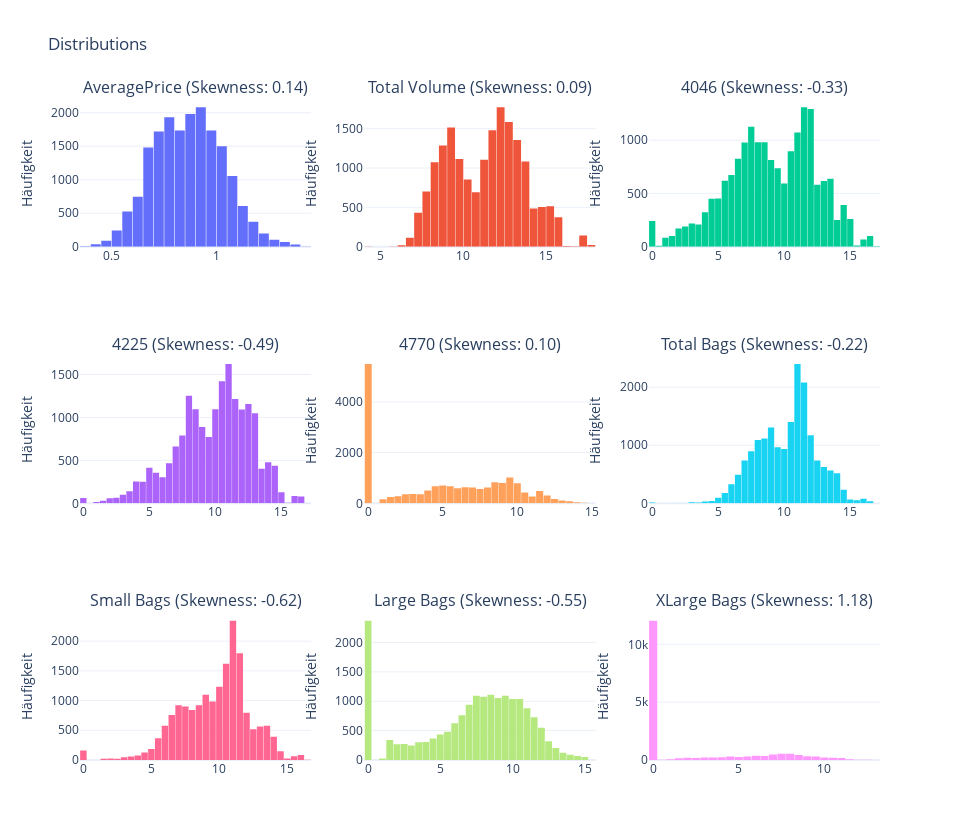

Source (notebook cell):
### Code cell
show_dist(df_avocado_log_transformed, numeric_columns, rows=3, cols=3)

### Figure 1 — Plotly figure (JSON) as saved in the notebook; plotly's stock layout.template omitted (floating-point values rounded to 4 significant figures; data arrays with more than 128 entries replaced by an {"elided": "..."} marker saying what was removed)
{"data": [{"nbinsx": 50, "showlegend": false, "type": "histogram", "x": {"elided": "18249 float values"}, "xaxis": "x", "yaxis": "y"}, {"nbinsx": 50, "showlegend": false, "type": "histogram", "x": {"elided": "18249 float values"}, "xaxis": "x2", "yaxis": "y2"}, {"nbinsx": 50, "showlegend": false, "type": "histogram", "x": {"elided": "18249 float values"}, "xaxis": "x3", "yaxis": "y3"}, {"nbinsx": 50, "showlegend": false, "type": "histogram", "x": {"elided": "18249 float values"}, "xaxis": "x4", "yaxis": "y4"}, {"nbinsx": 50, "showlegend": false, "type": "histogram", "x": {"elided": "18249 float values"}, "xaxis": "x5", "yaxis": "y5"}, {"nbinsx": 50, "showlegend": false, "type": "histogram", "x": {"elided": "18249 float values"}, "xaxis": "x6", "yaxis": "y6"}, {"nbinsx": 50, "showlegend": false, "type": "histogram", "x": {"elided": "18249 float values"}, "xaxis": "x7", "yaxis": "y7"}, {"nbinsx": 50, "showlegend": false, "type": "histogram", "x": {"elided": "18249 float values"}, "xaxis": "x8", "yaxis": "y8"}, {"nbinsx": 50, "showlegend": false, "type": "histogram", "x": {"elided": "18249 float values"}, "xaxis": "x9", "yaxis": "y9"}], "layout": {"annotations": [{"font": {"size": 16}, "showarrow": false, "text": "AveragePrice (Skewness: 0.14)", "x": 0.1444, "xanchor": "center", "xref": "paper", "y": 1, "yanchor": "bottom", "yref": "paper"}, {"font": {"size": 16}, "showarrow": false, "text": "Total Volume (Skewness: 0.09)", "x": 0.5, "xanchor": "center", "xref": "paper", "y": 1, "yanchor": "bottom", "yref": "paper"}, {"font": {"size": 16}, "showarrow": false, "text": "4046 (Skewness: -0.33)", "x": 0.8556, "xanchor": "center", "xref": "paper", "y": 1, "yanchor": "bottom", "yref": "paper"}, {"font": {"size": 16}, "showarrow": false, "text": "4225 (Skewness: -0.49)", "x": 0.1444, "xanchor": "center", "xref": "paper", "y": 0.6111, "yanchor": "bottom", "yref": "paper"}, {"font": {"size": 16}, "showarrow": false, "text": "4770 (Skewness: 0.10)", "x": 0.5, "xanchor": "center", "xref": "paper", "y": 0.6111, "yanchor": "bottom", "yref": "paper"}, {"font": {"size": 16}, "showarrow": false, "text": "Total Bags (Skewness: -0.22)", "x": 0.8556, "xanchor": "center", "xref": "paper", "y": 0.6111, "yanchor": "bottom", "yref": "paper"}, {"font": {"size": 16}, "showarrow": false, "text": "Small Bags (Skewness: -0.62)", "x": 0.1444, "xanchor": "center", "xref": "paper", "y": 0.2222, "yanchor": "bottom", "yref": "paper"}, {"font": {"size": 16}, "showarrow": false, "text": "Large Bags (Skewness: -0.55)", "x": 0.5, "xanchor": "center", "xref": "paper", "y": 0.2222, "yanchor": "bottom", "yref": "paper"}, {"font": {"size": 16}, "showarrow": false, "text": "XLarge Bags (Skewness: 1.18)", "x": 0.8556, "xanchor": "center", "xref": "paper", "y": 0.2222, "yanchor": "bottom", "yref": "paper"}], "bargap": 0.05, "height": 840, "title": {"text": "Distributions"}, "width": 960, "xaxis": {"anchor": "y", "domain": [0, 0.2889]}, "xaxis2": {"anchor": "y2", "domain": [0.3556, 0.6444]}, "xaxis3": {"anchor": "y3", "domain": [0.7111, 1]}, "xaxis4": {"anchor": "y4", "domain": [0, 0.2889]}, "xaxis5": {"anchor": "y5", "domain": [0.3556, 0.6444]}, "xaxis6": {"anchor": "y6", "domain": [0.7111, 1]}, "xaxis7": {"anchor": "y7", "domain": [0, 0.2889]}, "xaxis8": {"anchor": "y8", "domain": [0.3556, 0.6444]}, "xaxis9": {"anchor": "y9", "domain": [0.7111, 1]}, "yaxis": {"anchor": "x", "domain": [0.7778, 1], "title": {"text": "Häufigkeit"}}, "yaxis2": {"anchor": "x2", "domain": [0.7778, 1], "title": {"text": "Häufigkeit"}}, "yaxis3": {"anchor": "x3", "domain": [0.7778, 1], "title": {"text": "Häufigkeit"}}, "yaxis4": {"anchor": "x4", "domain": [0.3889, 0.6111], "title": {"text": "Häufigkeit"}}, "yaxis5": {"anchor": "x5", "domain": [0.3889, 0.6111], "title": {"text": "Häufigkeit"}}, "yaxis6": {"anchor": "x6", "domain": [0.3889, 0.6111], "title": {"text": "Häufigkeit"}}, "yaxis7": {"anchor": "x7", "domain": [0, 0.2222], "title": {"text": "Häufigkeit"}}, "yaxis8": {"anchor": "x8", "domain": [0, 0.2222], "title": {"text": "Häufigkeit"}}, "yaxis9": {"anchor": "x9", "domain": [0, 0.2222], "title": {"text": "Häufigkeit"}}}}
